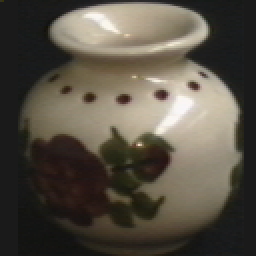
%> input picture vaja2/data/slike/obj58__0.png, 128 x 128 px (shown 2 times larger)
$ octave naloga1ab.m   (GNU Octave 9; MATLAB toolbox functions it lacks are replaced by stand-ins)
%> lines starting %> are read from the running program, lines starting %| are printed output that depends on the picture
### vaja2/rgb2gray.m
function X = rgb2gray(A)
    A = double(A);
    A = (A(:,:,1) + A(:,:,2) + A(:,:,3))/3.0;
    X = uint8(A);
end

### vaja2/myhist.m
function [R, celice] = myhist(I, nbins)
I = double(I);
[h,w] = size(I);
input_vektor = reshape(I, h*w, 1);
R = zeros(1, nbins);
max_val_in = 255; min_val_in = 0; % sivinski nivo
max_val_out = nbins; min_val_out = 0; % index celice

% super fast:
input_vektor = val2binidx(input_vektor(:), max_val_in, min_val_in,max_val_out, min_val_out);
for i = 1 : length(R)
    R(i) = sum(input_vektor == i);
end

idx = 1 : nbins;
celice = binidx2val(idx, max_val_in, min_val_in, max_val_out, min_val_out);
R = R ./ sum(R);

%R(val2binidx(I(:), max_val_in, min_val_in, max_val_out, min_val_out)) = R(val2binidx(I(:), max_val_in, min_val_in, max_val_out, min_val_out));

% Normalizacija:

endfunction

### vaja2/binidx2val.m
function val = binidx2val(idx, max_val_in, min_val_in, max_val_out, min_val_out)
% funkcija transformira index v izhodno vrednost
skalirni_faktor = (max_val_out - min_val_out) ./ (max_val_in - min_val_in) ;
val = (idx - min_val_out)./skalirni_faktor ;

### vaja2/val2binidx.m
function idx = val2binidx(val, max_val_in, min_val_in, max_val_out, min_val_out)
% funkcija transformira vhodno vrednost v index
skalirni_faktor = (max_val_out - min_val_out) / (max_val_in - min_val_in) ;
idx =round(val*skalirni_faktor) + min_val_out ;

### vaja2/naloga1ab.m
img = rgb2gray(imread("data/slike/obj58__0.png"));
%> in rgb2gray, `A = (A(:,:,1) + A(:,:,2) + A(:,:,3))/3.0;`:
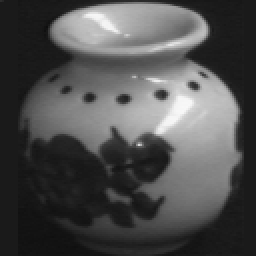
%> A: size 128x128 double (shown 2 times larger); min 14, max 248, mean 78.8
[h,w] = size(img) ;
%> h = 128; w = 128
img1D = reshape(img,w*h,1);
figure(1); clf;
subplot(1,2,1); imshow(img);
h58 = myhist(img1D,8);
%> after the loop in myhist, `for i = 1 : length(R)`: R = [8256 1323 1615 1979 1660 1247 184 117]
%> in myhist, `R = R ./ sum(R);`: R = [0.504 0.0808 0.0986 0.121 0.101 0.0761 0.0112 0.00714]
%> h58 has the same summary as R in myhist
subplot(1,2,2); bar(h58);
%> after `bar(h58)`:
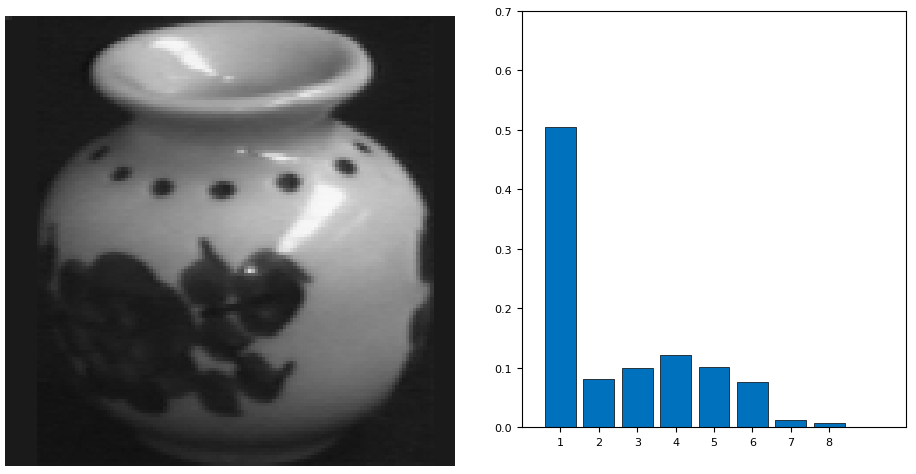
%> figure redrawn from the program's plot data, 2 panels

img = rgb2gray(imread("data/slike/obj68__0.png"));
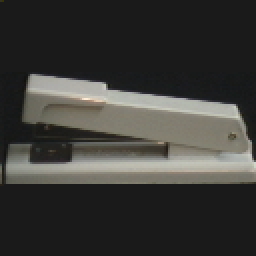
%> input picture vaja2/data/slike/obj68__0.png, 128 x 128 px (shown 2 times larger)
[h,w] = size(img) ;
img1D = reshape(img,w*h,1);

figure(2); clf;
subplot(1,2,1); imshow(img);
h68 = myhist(img1D, 8);
%> h68 = [0.695 0.0217 0.0526 0.131 0.0484 0.0508 0.000305 0]
subplot(1,2,2); bar(h68);
%> after `bar(h68)`:
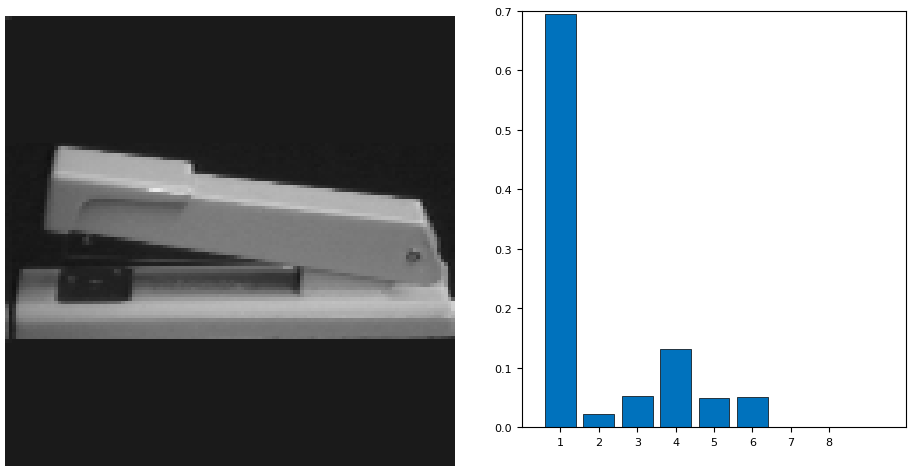
%> figure redrawn from the program's plot data, 2 panels

%> (the run ends here)
